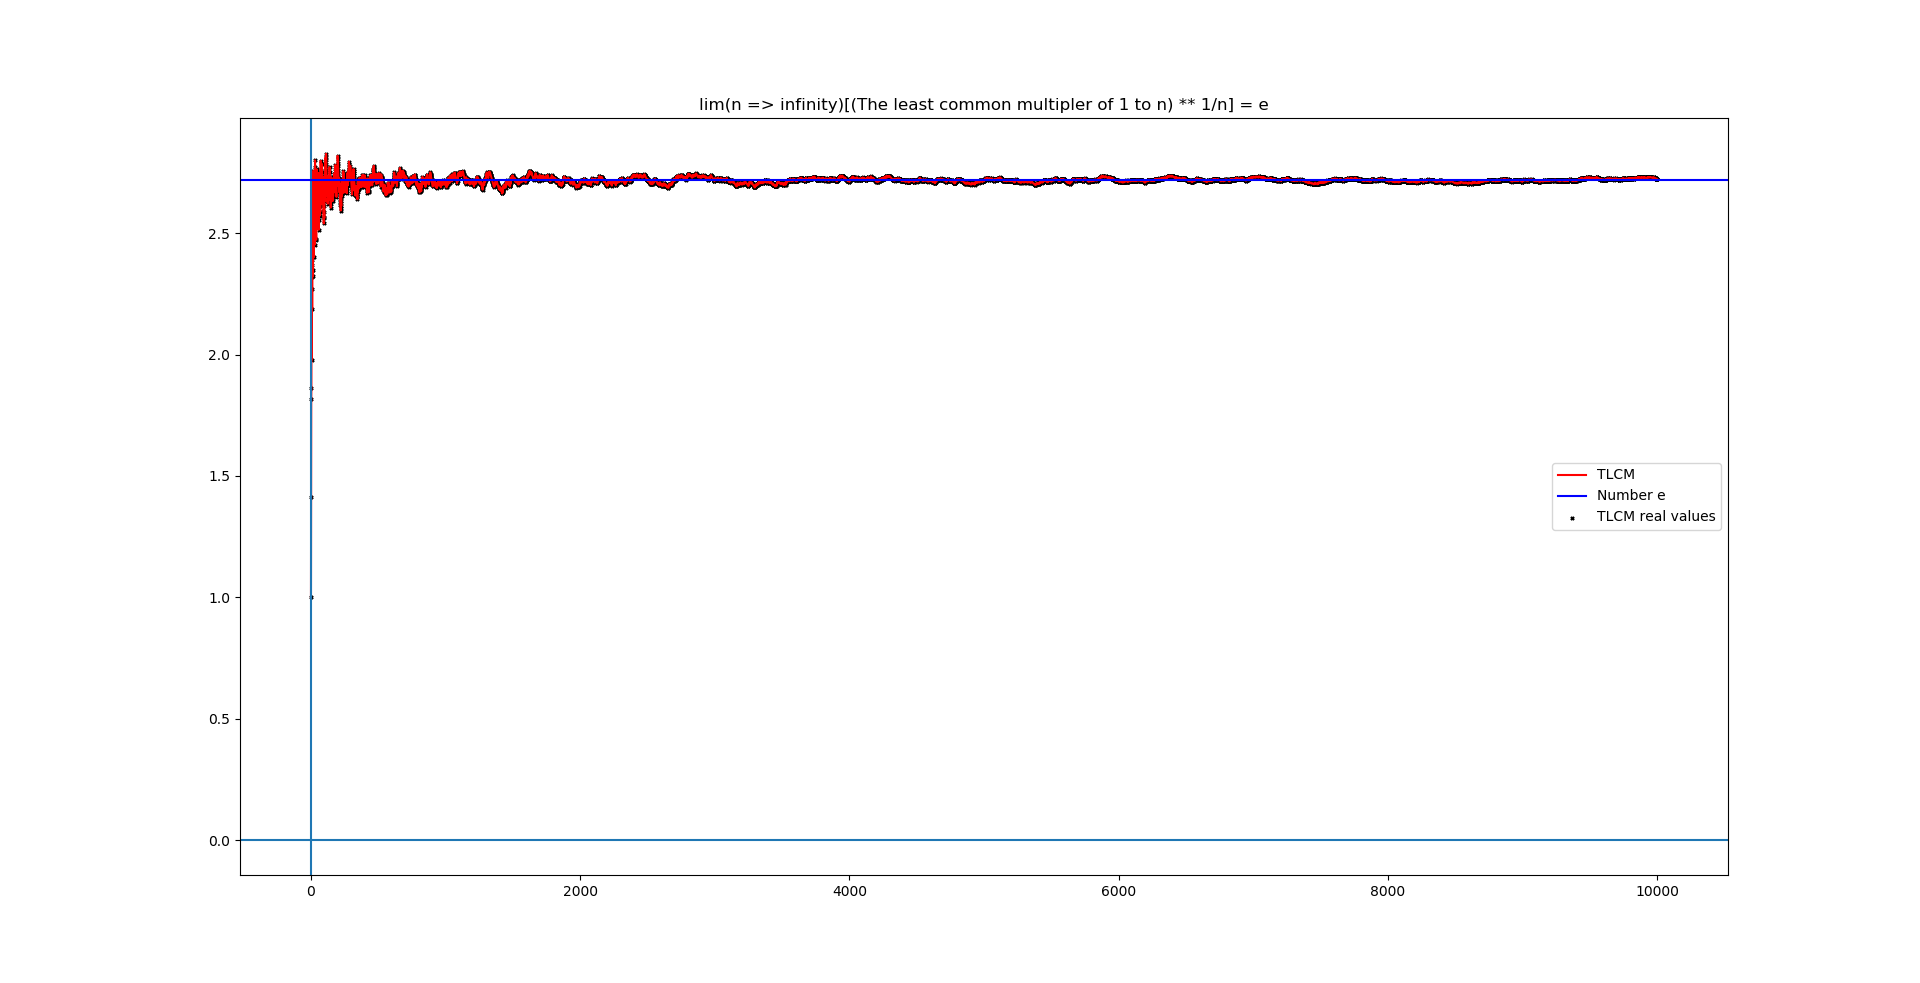

Recreate this plot in Python.
# I heard a formula which
# says lim(x => infinity)[(The least common factor of 1 to n) ** 1/n] = e

import matplotlib.pyplot as plt
import numpy as np
from Simple.TLCM import list_past, TLCM

times = int(input("How many time would you like to compute e?"))
x = list(range(1, times))
y = []
tlcm = 1
for i in x:
    tlcm = TLCM([tlcm, i])
    tlcml = tlcm ** (1/i)
    y.append(tlcml)

plt.plot(x, y, color="r", label="TLCM")
plt.scatter(x, y, marker="x", color="k", label="TLCM real values", s=5)
plt.axvline(x=0)
plt.axhline(y=0)
plt.axhline(y=np.exp(1), color="b", label="Number e")

plt.title("lim(n => infinity)[(The least common multipler of 1 to n) ** 1/n] = e")
plt.legend()
plt.show()
